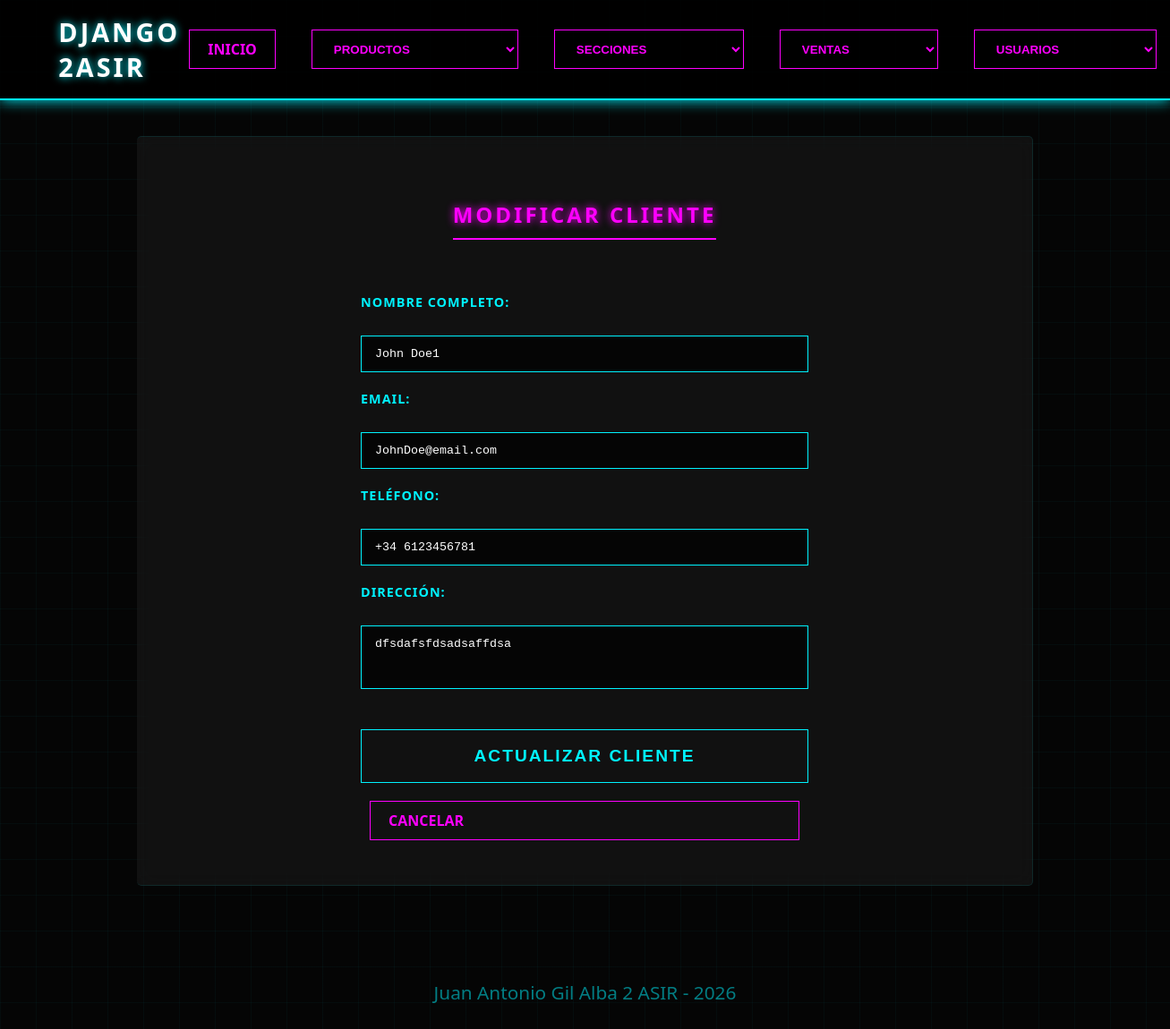
The page /usuarios/modificar?id=1 on the database its author committed.
### apps/usuarios/models.py (models this page shows, shortened)
class Cliente(models.Model):
    nombre = models.CharField(max_length=100)
    email = models.EmailField(unique=True)
    telefono = models.CharField(max_length=20, blank=True, null=True)
    direccion = models.TextField(blank=True, null=True)
    fecha_registro = models.DateTimeField(auto_now_add=True)
    class Meta:
        verbose_name = "Cliente"
        verbose_name_plural = "Clientes"

### apps/usuarios/views.py (the view, shortened to what this page needs)
# urls.py: path('usuarios/modificar', usuarios_modificar_views, name='usuarios_modificar'),
def usuarios_modificar_views(request):
    cliente_id = request.GET.get('id') or request.POST.get('id')
    if not cliente_id:
        return redirect('usuarios_url')
    cliente = get_object_or_404(Cliente, id=cliente_id)
    datos = {
        'cliente': cliente
    }
    return render(request, 'usuarios/modificar.html', datos)

### proyecto/templates/usuarios/modificar.html (shortened to what this page needs)
{% extends "index.html" %}
{% load static %}
{% block extra_css %}
    <link rel="stylesheet" href="{% static 'css/alta.css' %}">
{% endblock %}
{% block contenido %}
    <h2>Modificar Cliente</h2>
    <form method="post">
        <label for="nombre">Nombre completo:</label>
        <input type="text" id="nombre" name="nombre" value="{{ cliente.nombre }}" required>
        <label for="email">Email:</label>
        <input type="email" id="email" name="email" value="{{ cliente.email }}" required>
        <label for="telefono">Teléfono:</label>
        <input type="tel" id="telefono" name="telefono" value="{{ cliente.telefono|default:'' }}">
        <label for="direccion">Dirección:</label>
        <textarea id="direccion" name="direccion" rows="3">{{ cliente.direccion|default:'' }}</textarea>
        <button type="submit" class="neon-btn">Actualizar Cliente</button>
        <a href="{% url 'usuarios_url' %}" class="neon-link">Cancelar</a>
    </form>
{% endblock %}

### static/css/style.css (style rules this page uses)
:root { --bg-dark: #050505; --neon-cyan: #00f3ff; --neon-pink: #ff00ff; --text-color: #e0e0e0; --glass: rgba(255, 255, 255, 0.05); }
body { background-color: var(--bg-dark); color: var(--text-color); font-family: 'Segoe UI', Arial, sans-serif; margin: 0; background-image: linear-gradient(rgba(0, 243, 255, 0.03) 1px, transparent 1px), linear-gradient(90deg, rgba(0, 243, 255, 0.03) 1px, transparent 1px); background-size: 40px 40px; }
button, select { background: transparent; border: 1px solid var(--neon-pink); color: var(--neon-pink); padding: 8px 20px; cursor: pointer; text-transform: uppercase; font-weight: bold; transition: 0.3s all ease; }
.neon-link { text-decoration: none; color: var(--neon-pink); border: 1px solid var(--neon-pink); padding: 10px 20px; margin: 0 10px; text-transform: uppercase; font-weight: bold; transition: 0.3s all ease; display: inline-block; }
.neon-btn { background: transparent; border: 1px solid var(--neon-cyan); color: var(--neon-cyan); padding: 10px 20px; cursor: pointer; text-transform: uppercase; font-weight: bold; transition: 0.3s; }

### static/css/alta.css (style rules this page uses)
h2 { color: var(--neon-pink); text-transform: uppercase; letter-spacing: 3px; border-bottom: 2px solid var(--neon-pink); display: inline-block; padding-bottom: 10px; margin-bottom: 40px; text-shadow: 0 0 10px var(--neon-pink); }
form { display: grid; grid-template-columns: 1fr; gap: 20px; width: 100%; max-width: 500px; margin: 0 auto; text-align: left; animation: fadeIn 0.8s ease-out; }
label { display: block; color: var(--neon-cyan); font-weight: bold; text-transform: uppercase; font-size: 0.9rem; margin-bottom: 8px; letter-spacing: 1px; }
form input, form input[type="number"], form textarea, form select { width: 100%; padding: 12px 15px; background: rgba(0, 0, 0, 0.7); border: 1px solid var(--neon-cyan); color: #fff; font-family: 'Courier New', Courier, monospace; border-radius: 0; transition: 0.3s all ease; box-sizing: border-box; }
form textarea { resize: none; }
form .neon-btn { margin-top: 25px; padding: 18px; font-size: 1.2rem; width: 100%; letter-spacing: 2px; cursor: pointer; }

### rows shown on the page
Cliente: nombre "John Doe1", email "JohnDoe@email.com", telefono "+34 6123456781", direccion "dfsdafsfdsadsaffdsa"
